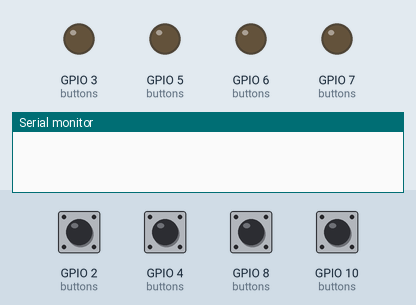
The sketch below on a simulated ESP32-C3. Parts: output pins drawn as LEDs (lit = HIGH), the last lines printed to the serial monitor. The test bench sets the inputs (shaded band); at power-on: GPIO 2 (buttons), GPIO 4 (buttons), GPIO 8 (buttons), GPIO 10 (buttons) HIGH.

Above: at 1.2 s.
1.3 s: GPIO 2 (buttons) pulled LOW for 0.15 s
At 1.39 s:
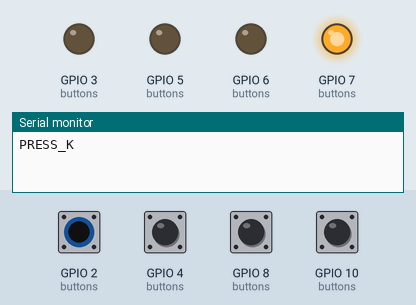
2.9 s: GPIO 4 (buttons) pulled LOW for 0.15 s
At 2.99 s:
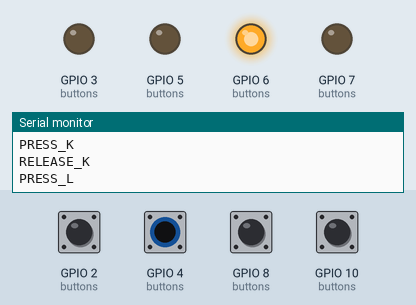
4.5 s: GPIO 8 (buttons) pulled LOW for 0.15 s
At 4.59 s:
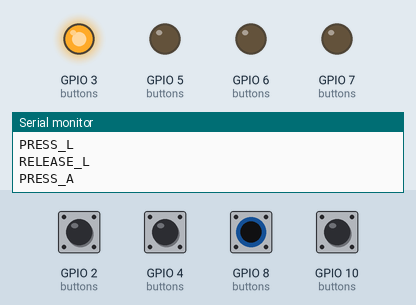
6.1 s: GPIO 10 (buttons) pulled LOW for 0.15 s
At 6.19 s:
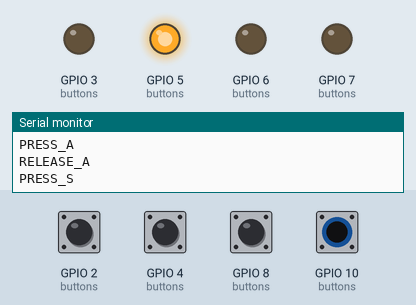
7.7 s: GPIO 2 (buttons) driven LOW and GPIO 4 (buttons) driven LOW
At 8.8 s:
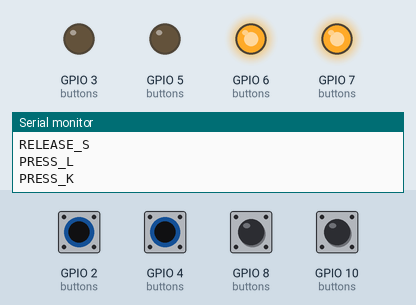
9.2 s: GPIO 8 (buttons) pulled LOW for 1 s
At 10.0 s:
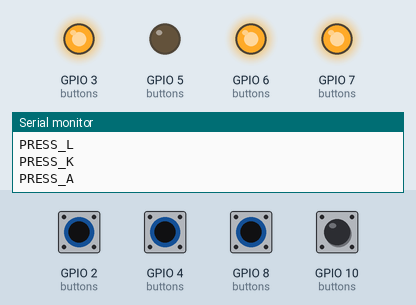
Timing chart, 0 to 12.2 s (numbered marks = the images above; inputs shaded):
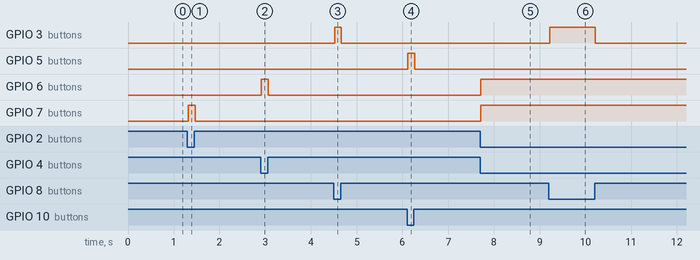

Measured:
- after the input at 1.3 s, GPIO 7 (buttons): LOW → HIGH at once, → LOW 0.15 s later
- after the input at 2.9 s, GPIO 6 (buttons): LOW → HIGH at once, → LOW 0.15 s later
- after the input at 4.5 s, GPIO 3 (buttons): LOW → HIGH at once, → LOW 0.15 s later
- after the input at 6.1 s, GPIO 5 (buttons): LOW → HIGH at once, → LOW 0.15 s later
- after the input at 7.7 s, GPIO 6 (buttons), GPIO 7 (buttons): LOW → HIGH at once
- after the input at 9.2 s, GPIO 3 (buttons): LOW → HIGH at once, → LOW 1.0 s later

The sketch:

ESP32-C3_Program.ino
```cpp
#include <Arduino.h>

// --- Struktur Data Tombol Arkade ---
struct ArcadeButton {
  const uint8_t btnPin;
  const uint8_t ledPin;
  const char* pressMsg;    // Pesan yang dikirim saat ditekan
  const char* releaseMsg;  // Pesan yang dikirim saat dilepas

  bool lastFlickerableState;
  bool currentState;
  unsigned long lastDebounceTime;
};

// Inisialisasi 4 Tombol & LED
ArcadeButton buttons[4] = {
  {8, 3, "PRESS_A", "RELEASE_A", HIGH, HIGH, 0},   // Tombol A (Hijau 1)
  {10, 5, "PRESS_S", "RELEASE_S", HIGH, HIGH, 0},  // Tombol S (Kuning 1)
  {4, 6, "PRESS_L", "RELEASE_L", HIGH, HIGH, 0},   // Tombol L (Hijau 2)
  {2, 7, "PRESS_K", "RELEASE_K", HIGH, HIGH, 0}    // Tombol K (Kuning 2)
};

const unsigned long debounceDelay = 15; // Waktu debounce 15ms
TaskHandle_t InputTaskHandle;

// --- FUNGSI TASK FREERTOS (1000Hz Polling) ---
void inputTask(void *pvParameters) {
  for (;;) {
    unsigned long currentMillis = millis();

    for (int i = 0; i < 4; i++) {
      bool reading = digitalRead(buttons[i].btnPin);

      // Filter noise mekanik (bouncing)
      if (reading != buttons[i].lastFlickerableState) {
        buttons[i].lastDebounceTime = currentMillis;
        buttons[i].lastFlickerableState = reading;
      }

      // Jika sinyal sudah stabil
      if ((currentMillis - buttons[i].lastDebounceTime) > debounceDelay) {
        if (reading != buttons[i].currentState) {
          buttons[i].currentState = reading;

          if (buttons[i].currentState == LOW) {
            // SAAT DITEKAN
            digitalWrite(buttons[i].ledPin, HIGH); // LED Nyala
            Serial.println(buttons[i].pressMsg);   // Kirim sinyal ke PC
          } else {
            // SAAT DILEPAS
            digitalWrite(buttons[i].ledPin, LOW);  // LED Mati
            Serial.println(buttons[i].releaseMsg); // Kirim sinyal ke PC
          }
        }
      }
    }

    // Polling rate 1ms (1000Hz) tanpa memblokir CPU
    vTaskDelay(pdMS_TO_TICKS(1));
  }
}

void setup() {
  Serial.begin(115200);

  // Inisialisasi Pin
  for (int i = 0; i < 4; i++) {
    pinMode(buttons[i].btnPin, INPUT_PULLUP);
    pinMode(buttons[i].ledPin, OUTPUT);
    digitalWrite(buttons[i].ledPin, LOW);
  }

  // Jalankan FreeRTOS Task
  xTaskCreate(inputTask, "Scanner", 4096, NULL, 1, &InputTaskHandle);
}

void loop() {
  // Kosong, biarkan FreeRTOS bekerja di background
  vTaskDelay(pdMS_TO_TICKS(1000));
}
```
